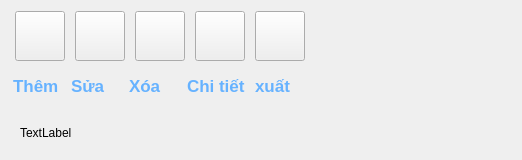
         <widget class="QWidget" name="staff">
          <layout class="QVBoxLayout" name="verticalLayout_9">
           <item>
            <widget class="QWidget" name="widget_11" native="true">
             <property name="minimumSize">
              <size>
               <width>500</width>
               <height>100</height>
              </size>
             </property>
             <property name="maximumSize">
              <size>
               <width>500</width>
               <height>100</height>
              </size>
             </property>
             <layout class="QGridLayout" name="gridLayout">
              <property name="leftMargin">
               <number>0</number>
              </property>
              <property name="topMargin">
               <number>0</number>
              </property>
              <property name="rightMargin">
               <number>0</number>
              </property>
              <property name="bottomMargin">
               <number>0</number>
              </property>
              <property name="spacing">
               <number>0</number>
              </property>
              <item row="0" column="0">
               <widget class="QWidget" name="widget_13" native="true">
                <property name="minimumSize">
                 <size>
                  <width>500</width>
                  <height>100</height>
                 </size>
                </property>
                <property name="maximumSize">
                 <size>
                  <width>500</width>
                  <height>100</height>
                 </size>
                </property>
                <layout class="QVBoxLayout" name="verticalLayout_13">
                 <property name="leftMargin">
                  <number>0</number>
                 </property>
                 <property name="topMargin">
                  <number>0</number>
                 </property>
                 <property name="rightMargin">
                  <number>0</number>
                 </property>
                 <property name="bottomMargin">
                  <number>0</number>
                 </property>
                 <item>
                  <layout class="QVBoxLayout" name="verticalLayout_14">
                   <property name="spacing">
                    <number>0</number>
                   </property>
                   <property name="topMargin">
                    <number>0</number>
                   </property>
                   <item>
                    <widget class="QWidget" name="widget_button_3" native="true">
                     <property name="maximumSize">
                      <size>
                       <width>300</width>
                       <height>300</height>
                      </size>
                     </property>
                     <layout class="QHBoxLayout" name="horizontalLayout_10">
                      <property name="spacing">
                       <number>6</number>
                      </property>
                      <property name="leftMargin">
                       <number>0</number>
                      </property>
                      <property name="topMargin">
                       <number>0</number>
                      </property>
                      <property name="rightMargin">
                       <number>0</number>
                      </property>
                      <property name="bottomMargin">
                       <number>0</number>
                      </property>
                      <item>
                       <widget class="QPushButton" name="add_button_3">
                        <property name="minimumSize">
                         <size>
                          <width>50</width>
                          <height>50</height>
                         </size>
                        </property>
                        <property name="maximumSize">
                         <size>
                          <width>50</width>
                          <height>50</height>
                         </size>
                        </property>
                        <property name="text">
                         <string/>
                        </property>
                        <property name="icon">
                         <iconset>
                          <normaloff>image/add_button.svg</normaloff>image/add_button.svg</iconset>
                        </property>
                        <property name="iconSize">
                         <size>
                          <width>50</width>
                          <height>50</height>
                         </size>
                        </property>
                       </widget>
                      </item>
                      <item>
                       <widget class="QPushButton" name="edit_button_3">
                        <property name="minimumSize">
                         <size>
                          <width>50</width>
                          <height>50</height>
                         </size>
                        </property>
                        <property name="maximumSize">
                         <size>
                          <width>50</width>
                          <height>50</height>
                         </size>
                        </property>
                        <property name="text">
                         <string/>
                        </property>
                        <property name="icon">
                         <iconset>
                          <normaloff>image/edit.svg</normaloff>image/edit.svg</iconset>
                        </property>
                        <property name="iconSize">
                         <size>
                          <width>50</width>
                          <height>50</height>
                         </size>
                        </property>
                       </widget>
                      </item>
                      <item>
                       <widget class="QPushButton" name="pushButton_9">
                        <property name="minimumSize">
                         <size>
                          <width>50</width>
                          <height>50</height>
                         </size>
                        </property>
                        <property name="maximumSize">
                         <size>
                          <width>50</width>
                          <height>50</height>
                         </size>
                        </property>
                        <property name="text">
                         <string/>
                        </property>
                        <property name="icon">
                         <iconset>
                          <normaloff>image/delete.svg</normaloff>image/delete.svg</iconset>
                        </property>
                        <property name="iconSize">
                         <size>
                          <width>50</width>
                          <height>50</height>
                         </size>
                        </property>
                       </widget>
                      </item>
                      <item>
                       <widget class="QPushButton" name="pushButton_10">
                        <property name="minimumSize">
                         <size>
                          <width>50</width>
                          <height>50</height>
                         </size>
                        </property>
                        <property name="maximumSize">
                         <size>
                          <width>50</width>
                          <height>50</height>
                         </size>
                        </property>
                        <property name="text">
                         <string/>
                        </property>
                        <property name="icon">
                         <iconset>
                          <normaloff>image/detail.svg</normaloff>image/detail.svg</iconset>
                        </property>
                        <property name="iconSize">
                         <size>
                          <width>50</width>
                          <height>50</height>
                         </size>
                        </property>
                       </widget>
                      </item>
                      <item>
                       <widget class="QPushButton" name="pushButton_11">
                        <property name="minimumSize">
                         <size>
                          <width>50</width>
                          <height>50</height>
                         </size>
                        </property>
                        <property name="maximumSize">
                         <size>
                          <width>50</width>
                          <height>50</height>
                         </size>
                        </property>
                        <property name="text">
                         <string/>
                        </property>
                        <property name="icon">
                         <iconset>
                          <normaloff>image/export_excel.svg</normaloff>image/export_excel.svg</iconset>
                        </property>
                        <property name="iconSize">
                         <size>
                          <width>50</width>
                          <height>50</height>
                         </size>
                        </property>
                       </widget>
                      </item>
                     </layout>
                    </widget>
                   </item>
                   <item>
                    <widget class="QWidget" name="widget_labelicon_3" native="true">
                     <property name="maximumSize">
                      <size>
                       <width>300</width>
                       <height>300</height>
                      </size>
                     </property>
                     <layout class="QHBoxLayout" name="horizontalLayout_14">
                      <property name="leftMargin">
                       <number>0</number>
                      </property>
                      <property name="topMargin">
                       <number>0</number>
                      </property>
                      <property name="rightMargin">
                       <number>0</number>
                      </property>
                      <property name="bottomMargin">
                       <number>0</number>
                      </property>
                      <item>
                       <widget class="QLabel" name="label_17">
                        <property name="minimumSize">
                         <size>
                          <width>50</width>
                          <height>30</height>
                         </size>
                        </property>
                        <property name="maximumSize">
                         <size>
                          <width>50</width>
                          <height>50</height>
                         </size>
                        </property>
                        <property name="font">
                         <font>
                          <pointsize>13</pointsize>
                          <weight>75</weight>
                          <bold>true</bold>
                         </font>
                        </property>
                        <property name="styleSheet">
                         <string notr="true">QLabel {
    qproperty-alignment: 'AlignCenter';
    color: #66B2FF;        /* Xanh nước biển nhạt */
    font-weight: bold;     /* In đậm */
}
</string>
                        </property>
                        <property name="text">
                         <string>Thêm</string>
                        </property>
                        <property name="textFormat">
                         <enum>Qt::PlainText</enum>
                        </property>
                       </widget>
                      </item>
                      <item>
                       <widget class="QLabel" name="label_18">
                        <property name="maximumSize">
                         <size>
                          <width>50</width>
                          <height>50</height>
                         </size>
                        </property>
                        <property name="font">
                         <font>
                          <pointsize>13</pointsize>
                          <weight>75</weight>
                          <bold>true</bold>
                         </font>
                        </property>
                        <property name="styleSheet">
                         <string notr="true">QLabel {
    qproperty-alignment: 'AlignCenter';
    color: #66B2FF;        /* Xanh nước biển nhạt */
    font-weight: bold;     /* In đậm */
}
</string>
                        </property>
                        <property name="text">
                         <string>Sửa</string>
                        </property>
                       </widget>
                      </item>
                      <item>
                       <widget class="QLabel" name="label_19">
                        <property name="maximumSize">
                         <size>
                          <width>50</width>
                          <height>50</height>
                         </size>
                        </property>
                        <property name="font">
                         <font>
                          <pointsize>13</pointsize>
                          <weight>75</weight>
                          <bold>true</bold>
                         </font>
                        </property>
                        <property name="styleSheet">
                         <string notr="true">QLabel {
    qproperty-alignment: 'AlignCenter';
    color: #66B2FF;        /* Xanh nước biển nhạt */
    font-weight: bold;     /* In đậm */
}
</string>
                        </property>
                        <property name="text">
                         <string>Xóa</string>
                        </property>
                       </widget>
                      </item>
                      <item>
                       <widget class="QLabel" name="label_20">
                        <property name="maximumSize">
                         <size>
                          <width>60</width>
                          <height>60</height>
                         </size>
                        </property>
                        <property name="font">
                         <font>
                          <pointsize>13</pointsize>
                          <weight>75</weight>
                          <bold>true</bold>
                         </font>
                        </property>
                        <property name="styleSheet">
                         <string notr="true">QLabel {
    qproperty-alignment: 'AlignCenter';
    color: #66B2FF;        /* Xanh nước biển nhạt */
    font-weight: bold;     /* In đậm */
}
</string>
                        </property>
                        <property name="text">
                         <string>Chi tiết</string>
                        </property>
                       </widget>
                      </item>
                      <item>
                       <widget class="QLabel" name="label_21">
                        <property name="maximumSize">
                         <size>
                          <width>50</width>
                          <height>50</height>
                         </size>
                        </property>
                        <property name="font">
                         <font>
                          <pointsize>13</pointsize>
                          <weight>75</weight>
                          <bold>true</bold>
                         </font>
                        </property>
                        <property name="styleSheet">
                         <string notr="true">QLabel {
    qproperty-alignment: 'AlignCenter';
    color: #66B2FF;        /* Xanh nước biển nhạt */
    font-weight: bold;     /* In đậm */
}
</string>
                        </property>
                        <property name="text">
                         <string>xuất</string>
                        </property>
                       </widget>
                      </item>
                     </layout>
                    </widget>
                   </item>
                  </layout>
                 </item>
                </layout>
               </widget>
              </item>
             </layout>
            </widget>
           </item>
           <item>
            <widget class="QWidget" name="widget_12" native="true">
             <layout class="QHBoxLayout" name="horizontalLayout_15">
              <item>
               <widget class="QLabel" name="label_22">
                <property name="text">
                 <string>TextLabel</string>
                </property>
               </widget>
              </item>
             </layout>
            </widget>
           </item>
          </layout>
         </widget>
